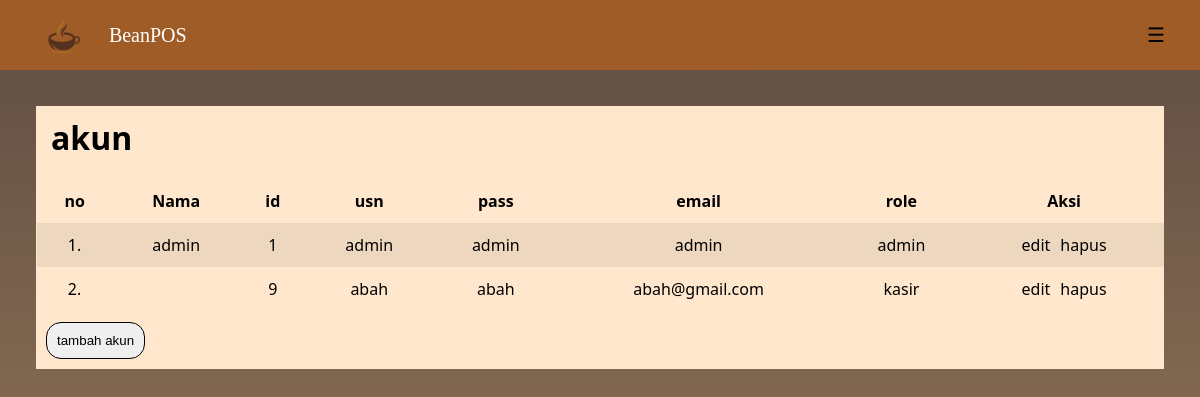
Screenshot of /akun.php (signed in) with the database file from the repository.
### tables this page shows
CREATE TABLE `tb_akun` (
  `username` varchar(30) NOT NULL,
  `password` varchar(50) NOT NULL,
  `id` int(15) NOT NULL,
  `nama` varchar(150) NOT NULL,
  `email` varchar(50) NOT NULL,
  `role` enum('admin','kasir') NOT NULL
);

### akun.php (the view, shortened to what this page needs)
<?php
include 'koneksi.php';
function getAllAkun()
{
    global $db;
    $query = "SELECT * FROM tb_akun";
    $result = mysqli_query($db, $query);
    $data = [];
    while ($row = mysqli_fetch_assoc($result)) {
        $data[] = $row;
    }
    return $data;
}
?>
<!DOCTYPE html>
<html lang="en">
<head>
</head>
<body>
    <div class="nav">
        <div class="logo">
            <a href="">
                <img src="./Images/logo.png" alt="logo">
                <p>BeanPOS</p>
            </a>
        </div>
        <button class="openbtn" onclick="openNav()">&#9776;</button>
    </div>
    <div class="content">
        <h1>akun</h1>
        <table style="width: 100%;">
            <tr>
                <th>no</th>
                <th>Nama</th>
                <th>id</th>
                <th>usn</th>
                <th>pass</th>
                <th>email</th>
                <th>role</th>
                <th>Aksi</th>
            </tr>
            <?php
            $akun = getAllAkun();
            if (count($akun) > 0) {
                foreach ($akun as $index => $a) {
                    echo "<tr>
                                <td>" . ($index + 1) . "." . "</td>
                                <td>" . htmlspecialchars($a['nama']) . "</td>
                                <td>" . htmlspecialchars($a['id']) . "</td>
                                <td>" . htmlspecialchars($a['username']) . "</td>
                                <td>" . htmlspecialchars($a['password']) . "</td>
                                <td>" . htmlspecialchars($a['email']) . "</td>
                                <td>" . htmlspecialchars($a['role']) . "</td>
                                <td class='aksi'><a href='kelola.php?ubah=" . $a['id'] . "'>edit</a><a href='proses.php?hapus=" . $a['id'] . "' onclick=\"return confirm('Yakin ingin menghapus akun?');\">hapus</a></td>
                        </tr>";
                }
            } else {
                echo "<tr><td colspan='8'>Tidak ada data akun.</td></tr>";
            }
            ?>
        </table>
        <div class="edit">
            <a href="kelola.php">
                <input type="button" value="tambah akun">
            </a>
        </div>
    </div>
</body>
</html>

### akun.php (style rules this page uses)
* { margin: 0; padding: 0; }
body { font-family: 'Segoe UI', sans-serif; background: linear-gradient(to bottom, #5d4d44, #a7825b); margin: 0; min-height: 100vh; }
.nav { background-color: #a05c26; padding: 10px 20px; display: flex; align-items: center; justify-content: space-between; }
.logo a { display: flex; justify-content: center; align-items: center; }
.logo a { color: #fff; font-family: Georgia, serif; font-size: 20px; text-decoration: none; }
a img { height: 50px; width: 100%; }
.openbtn { font-size: 20px; cursor: pointer; background-color: transparent; color: black; padding: 10px 15px; border: none; }
.content { display: flex; flex-direction: column; justify-content: center; margin: 3%; background-color: #ffe7cd; }
.content h1 { padding: 10px; padding-left: 15px; }
table, th, td { border: solid 1px transparent; border-collapse: collapse; padding: 10px; text-align: center; }
table { margin-top: 10px; }
tr:nth-child(even) { background-color: #edd7bf; }
.aksi { display: flex; justify-content: center; gap: 10px; }
.aksi a { text-decoration: none; color: black; }
input[type="button"] { padding: 10px; border-radius: 15px; border: solid 1px black; }
.edit { padding: 10px; }

### rows the page displays
tb_akun: nama "admin", id "1", username "admin", password "admin", email "admin", role "admin"
tb_akun: id "9", username "abah", password "abah", email "abah@gmail.com", role "kasir"
